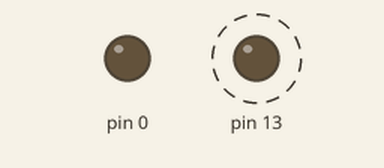
A sketch run on a simulated Arduino Nano, built with avr-gcc and run on an emulated ATmega328P. Shown: output pins drawn as LEDs (lit = HIGH). Dashed ring = blinking.

Above: at 0.5 s.
Timing chart, 0 to 4.8 s (numbered marks = the images above):
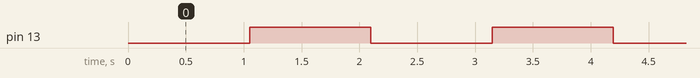

The sketch:

PWM_avr.ino
```cpp
#include <avr/io.h>

volatile uint8_t flag = 0;
unsigned long prevtime = 0;


/*  ===Catatan Perhitungan Angka untuk Register OCR1A===

Frekuensi Arduino Nano adalah 16 MHz.
Bagi frekuensi tersebut dengan prescaler (atur dengan CS pada register TCCR) untuk memperoleh frekuensi maksimum yang dapat digunakan.
Bagi frekuensi maksimum tersebut dengan frekuensi yang diinginkan untuk memperoleh count yang akan digunakan.

Contoh:
Dengan prescaler 1024, misalkan diinginkan periode 1 ms (atau 1 kHz).
Frekuensi maksimum yang dapat digunakan adalah 16E6/1024 = 15625 Hz.
Count yang digunakan untuk memperoleh periode sebesar 1 ms adalah 15625/1000 = 15.625 atau _approximately_ 16 .
*/


void init_timer(){
  // Mode CTC dengan batas atas berupa isi register OCR1A, WGM12 = 1, WGM13 = WGM11 = WGM10 = 0
  TCCR1A = 0;
  TCCR1B = (1 << WGM12);

  // Set prescaler ke 256, CS12 = 1, CS11 = CS10 = 0
  TCCR1B = (1 << CS12);

  // Enable output compare A dengan macro OCIE1A, vektornya pake TIMER1 COMPA
  TIMSK1 = (1 << OCIE1A);

  // Inisialisasi counter, counter = (TCNT1H << 8) + TCNT1L
  TCNT1H = 0x0;
  TCNT1L = 0x0;

  // Set nilai TOP awal yaitu 124 (2 ms), nilai TOP atau isi register OCR1A = (OCR1AH << 8) + OCR1AL
  OCR1AH = 0;
  OCR1AL = 0b01111100;

  // Enable global interrupt
  SREG = (1 << 7);
}


ISR(TIMER1_COMPA_vect){
  if(flag){
    // Mematikan LED
    flag = 0;
    PORTB &= ~(1 << PB5);

    // Set OCR1A ke 124 (2 ms)
    OCR1AH = 0;
    OCR1AL = 0b01111100;

  }
  else{
    // Menyalakan LED
    flag = 1;
    PORTB |= 1 << PB5;

    // Set OCR1A ke 124 (2 ms)
    OCR1AH = 0;
    OCR1AL = 0b01111100;
  }
}


void setup() {
  // Set pin D13 menjadi output
  DDRD = 0b00000001;
  DDRB = 0b00100000;

  // Set kondisi awal pin D13 (atau PB5) menjadi LOW
  PORTB = ~(1 << PB5);

  // Setting PWM
  init_timer();
}


void loop() {
  // Komentar
}
```

Measured:
- by itself, pin 13: alternates HIGH for 1.0 s and LOW for 1.0 s
